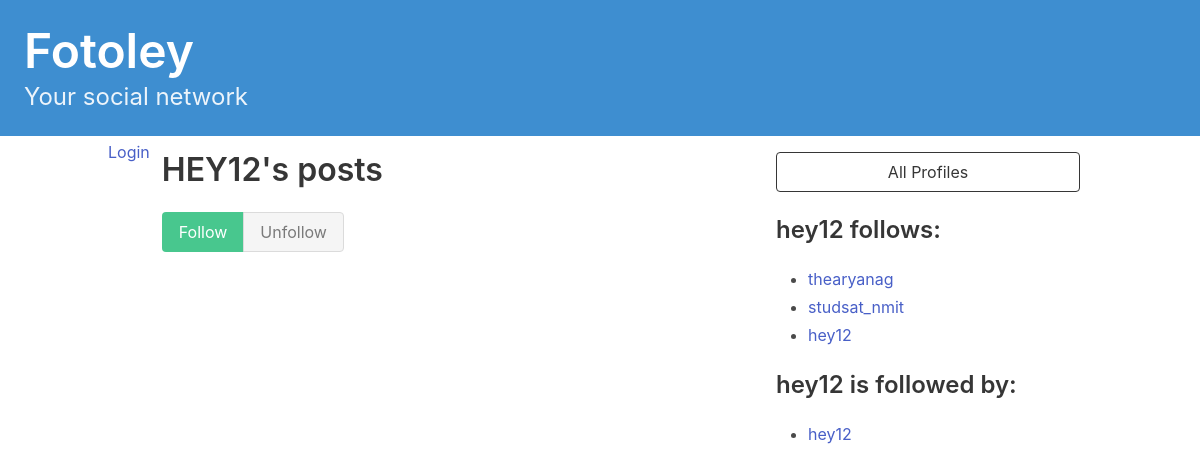
Screenshot of /profile/3/ with the database file from the repository.
### fotoapp/models.py (models this page shows)
class Profile(models.Model):
    user = models.OneToOneField(User, on_delete=models.CASCADE)
    bio = models.TextField(max_length=500, blank=True)
    location = models.CharField(max_length=30, blank=True)
    birth_date = models.DateField(null=True, blank=True)
    follows = models.ManyToManyField('self', related_name='followed_by', symmetrical=False , blank=True)
    def __str__(self):
        return self.user.username

### fotoapp/views.py (the view, shortened to what this page needs)
# urls.py: path('profile/<int:pk>/', views.profile_detail, name='profile_detail'),
def profile_detail(request, pk):
    profile = Profile.objects.get(pk=pk)
    return render(request, 'fotoapp/profile_detail.html', {'profile': profile})

### fotoapp/templates/fotoapp/profile_detail.html (shortened to what this page needs)
{% extends 'base.html' %}
{% block content %}
<div class="column">
    <div class="block">
        <h1 class="title is-3">
            {{profile.user.username|upper}}'s posts
        </h1>
        <form method="post">
            <div class="buttons has-addons">
                {% if profile in user.profile.follows.all %}
                <button class="button is-success is-static">Follow</button>
                <button class="button is-danger" name="follow" value="unfollow">
                    Unfollow
                </button>
                {% else %}
                <button class="button is-success" name="follow" value="follow">
                    Follow
                </button>
                <button class="button is-danger is-static">Unfollow</button>
                {% endif %}
            </div>
        </form>
    </div>
</div>
<div class="column is-one-third">
    <div class="block">
        <a href="{% url 'profile_list' %}">
            <button class="button is-dark is-outlined is-fullwidth">
                All Profiles
            </button>
        </a>
    </div>
    <div class="block">
        <h3 class="title is-4">
            {{profile.user.username}} follows:
        </h3>
        <div class="content">
            <ul>
                {% for following in profile.follows.all %}
                <li>
                    <a href="{% url 'profile_detail' following.id %}">
                        {{ following }}
                    </a>
                </li>
                {% endfor %}
            </ul>
        </div>
    </div>
    <div class="block">
        <h3 class="title is-4">
            {{profile.user.username}} is followed by:
        </h3>
        <div class="content">
            <ul>
                {% for follower in profile.followed_by.all %}
                <li>
                    <a href="{% url 'profile_detail' follower.id %}">
                        {{ follower }}
                    </a>
                </li>
                {% endfor %}
            </ul>
        </div>
    </div>
</div>
{% endblock content %}

### rows the page displays
Profile: user.username "HEY12", user.username "hey12"
Profile: user.username "thearyanag"
Profile: user.username "studsat_nmit"
